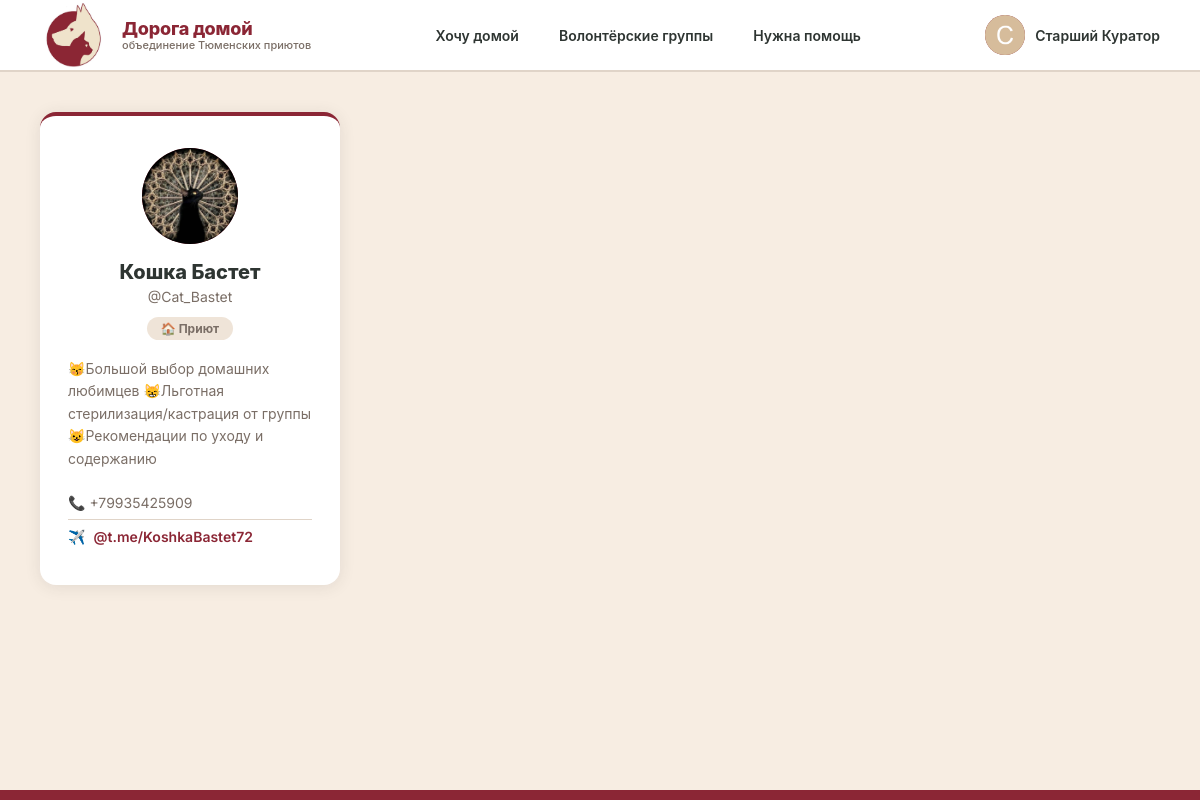
The app's page /users/2/ (signed in) with its own data.
### users/models.py (models this page shows, shortened)
class User(AbstractUser):
    username = models.CharField(
        max_length=150,
        unique=True
    )
    ROLE_CHOICES = [
        ("user", "Население"),
        ("shelter", "Приют"),
    ]
    email = models.EmailField(
        verbose_name="Email",
        blank=True,
        null=True,
    )
    name = models.CharField(
        max_length=UserFieldLength.NAME,
        verbose_name="Имя",
    )
    surname = models.CharField(
        max_length=UserFieldLength.SURNAME,
        verbose_name="Фамилия",
    )
    avatar = models.ImageField(
        upload_to="avatars/",
        verbose_name="Аватарка",
        blank=True,
        null=True,
    )
    role = models.CharField(
        max_length=20,
        choices=ROLE_CHOICES,
        default="user"
    )
    phone = models.CharField(
        unique=True,
        max_length=UserFieldLength.PHONE,
        verbose_name="Телефон",
        blank=True,
        null=True,
    )
    vk = models.URLField(
        blank=True,
        verbose_name="Ссылка VK",
    )
    telegram = models.CharField(
        max_length=33,
        blank=True,
        verbose_name="Telegram",
    )
    about = models.TextField(
        blank=True,
        null=True,
        verbose_name="О себе",
    )
    favorites = models.ManyToManyField(
        "animals.Animal",
        related_name="interested_users",
        blank=True,
        verbose_name="Избранные животные",
    )
    USERNAME_FIELD = "username"
    REQUIRED_FIELDS = ["email", "name", "surname"]
    objects = UserManager()
    class Meta:
        verbose_name = "Пользователь"
        verbose_name_plural = "Пользователи"
        ordering = ["-date_joined"]

### users/views.py (the view)
# urls.py: path("<int:user_id>/", UserDetailView.as_view(), name="user_detail"),
class UserDetailView(DetailView):
    model = User
    template_name = "users/user-details.html"
    context_object_name = "profile_user"
    pk_url_kwarg = "user_id"

### users/templates/users/user-details.html (shortened to what this page needs)
{% extends "base.html" %}
{% block content %}
<div class="page">
  <div class="user-detail-layout">
    <div class="user-card">
      {% if profile_user.avatar %}
        <img class="avatar-circle" src="{{ profile_user.avatar.url }}" alt=""
             style="width:96px;height:96px;display:block;margin:0 auto 16px;" />
      {% else %}
        <div class="avatar-circle" style="width:96px;height:96px;font-size:38px;display:flex;margin:0 auto 16px;">
          {{ profile_user.name|first|upper }}
        </div>
      {% endif %}
      <div class="user-card__name">
        {% if profile_user.name %}{{ profile_user.name }} {{ profile_user.surname }}{% else %}{{ profile_user.username }}{% endif %}
      </div>
      <div class="user-card__username">@{{ profile_user.username }}</div>
      <span class="user-card__role">
        {% if profile_user.role == 'shelter' %}🏠 Приют{% else %}👤 Пользователь{% endif %}
      </span>
      {% if profile_user.about %}
        <div class="user-card__about">{{ profile_user.about|linebreaksbr }}</div>
      {% endif %}
      <div class="user-card__contacts">
        {% if profile_user.phone %}
          <div class="contact-item">📞 {{ profile_user.phone }}</div>
        {% endif %}
        {% if profile_user.telegram %}
          <div class="contact-item">✈️ <a href="https://t.me/{{ profile_user.telegram }}">@{{ profile_user.telegram }}</a></div>
        {% endif %}
      </div>
    </div>
  </div>
</div>
{% endblock %}

### templates/base.html (shortened to what this page needs)
{% load static %}
<!DOCTYPE html>
<html lang="ru">
<head>
  <link rel="stylesheet" href="{% static 'css/style.css' %}" />
</head>
<body style="display:flex; flex-direction:column; min-height:100vh;">
<header class="header">
  <div class="header__inner">
    <a href="{% url 'home' %}" class="header__logo">
      <div class="header__logo-icon">
        <img src="{% static 'img/logo.jpg' %}">
      </div>
      <div class="header__logo-text">
        <div class="header__logo-title">
          Дорога домой
        </div>
        <div class="header__logo-sub">
          объединение Тюменских приютов
        </div>
      </div>
    </a>
    <nav class="header__nav">
      <a href="{% url 'animals:animal_list' %}" class="{% block nav_home %}{% endblock %}">Хочу домой</a>
      <a href="{% url 'users:group_list' %}" class="{% block nav_groups %}{% endblock %}">Волонтёрские группы</a>
      <a href="{% url 'events:event_list' %}" class="{% block nav_events %}{% endblock %}">Нужна помощь</a>
    </nav>
    <div class="header__user">
      {% if user.is_authenticated %}
        <a href="{% url 'users:user_detail' user.id %}" style="display:flex;align-items:center;gap:10px;">
          {% if user.avatar %}
            <img class="avatar-circle" src="{{ user.avatar.url }}" alt="{{ user.username }}" style="width:40px;height:40px;" />
          {% else %}
            <div class="avatar-circle" style="width:40px;height:40px;font-size:15px;">{{ user.name|first|upper }}</div>
          {% endif %}
          <span class="header__user-name">
            {% if user.name and user.surname %}{{ user.name }} {{ user.surname }}{% else %}{{ user.username }}{% endif %}
          </span>
        </a>
      {% else %}
        <div class="header__auth">
          <a href="{% url 'users:login' %}" class="ghost">Войти</a>
          <a href="{% url 'users:register' %}" class="cta">Регистрация</a>
        </div>
      {% endif %}
    </div>
  </div>
</header>
<main style="flex:1;">{% block content %}{% endblock %}</main>
<footer style="background:var(--red); height:10px; width:100%; flex-shrink:0;"></footer>
</body>
</html>

### static/css/style.css (style rules this page uses)
*, *::before, *::after { box-sizing: border-box; margin: 0; padding: 0; }
:root { --red: #8b2635; --red-dark:#6e1e29; --red-light:#b83347; --dark: #2e3532; --dark2: #1e2420; --cream: #f7ede2; --cream2: #efe4d8; --white: #ffffff; --muted: #7a6e66; --border: #e0d4c8; --shadow: 0 2px 16px rgba(46,53,50,.10); --shadow-h:0 6px 28px rgba(46,53,50,.18); --r: 16px; --r-sm: 10px; --r-pill: 50px; }
html { font-size: 16px; scroll-behavior: smooth; }
body { font-family: 'Inter', -apple-system, BlinkMacSystemFont, sans-serif; background: var(--cream); color: var(--dark); min-height: 100vh; }
a { text-decoration: none; color: inherit; }
img { max-width: 100%; display: block; }
.header { position: sticky; top: 0; z-index: 100; background: var(--white); border-bottom: 2px solid var(--border); height: 72px; display: flex; align-items: center; padding: 0 40px; }
.header__inner { width: 100%; max-width: 1400px; margin: 0 auto; display: flex; align-items: center; justify-content: space-between; gap: 24px; }
.header__logo { display: flex; align-items: center; gap: 12px; flex-shrink: 0; }
.header__logo-icon { width: 70px; height: 70px; background: var(--red); border-radius: 50%; display: flex; align-items: center; justify-content: center; overflow: hidden; flex-shrink: 0; }
.header__logo-icon { width: 70px; height: 70px; border-radius: 50%; overflow: hidden; display: flex; align-items: center; justify-content: center; background: transparent; flex-shrink: 0; }
.header__logo-icon img { width: 100%; height: 100%; object-fit: cover; display: block; }
.header__logo-text { line-height: 1.2; }
.header__logo-title { font-size: 18px; font-weight: 800; color: var(--red); letter-spacing: -.01em; }
.header__logo-sub { font-size: 11px; color: var(--muted); font-weight: 500; }
.header__nav { display: flex; align-items: center; gap: 4px; }
.header__nav a { padding: 8px 18px; font-size: 14px; font-weight: 600; color: var(--dark); border-radius: var(--r-pill); transition: background .15s, color .15s; white-space: nowrap; position: relative; }
.header__nav a::after { content: ''; position: absolute; bottom: 4px; left: 18px; right: 18px; height: 2px; background: var(--red); transform: scaleX(0); transition: transform .2s; }
.header__user { display: flex; align-items: center; gap: 10px; flex-shrink: 0; }
.avatar-circle { width: 40px; height: 40px; border-radius: 50%; object-fit: cover; background: var(--red); color: var(--white); display: flex; align-items: center; justify-content: center; font-weight: 700; font-size: 15px; flex-shrink: 0; }
.header__user-name { font-size: 14px; font-weight: 600; }
.page { max-width: 1400px; margin: 0 auto; padding: 40px 40px; }
.header__logo-icon img { width: 100%; height: 100%; object-fit: cover; }
.contact-item { display: flex; align-items: center; gap: 8px; font-size: 14px; color: var(--muted); padding: 8px 0; border-bottom: 1px solid var(--border); }
.contact-item:last-child { border-bottom: none; }
.contact-item a { color: var(--red); font-weight: 600; }
.user-detail-layout { display: grid; grid-template-columns: 300px 1fr; gap: 28px; align-items: start; }
.user-card { background: var(--white); border-radius: var(--r); padding: 32px 28px; box-shadow: var(--shadow); text-align: center; border-top: 4px solid var(--red); }
.user-card .avatar-circle { width: 96px; height: 96px; font-size: 38px; margin: 0 auto 16px; }
.user-card img.avatar-circle { object-fit: cover; }
.user-card__name { font-size: 20px; font-weight: 800; margin-bottom: 4px; }
.user-card__username { font-size: 14px; color: var(--muted); margin-bottom: 12px; }
.user-card__role { display: inline-block; padding: 4px 14px; background: var(--cream2); border-radius: var(--r-pill); font-size: 12px; font-weight: 700; color: var(--muted); margin-bottom: 18px; }
.user-card__about { font-size: 14px; color: var(--muted); line-height: 1.6; text-align: left; margin-bottom: 16px; }
.user-card__contacts { text-align: left; }

### records on screen
User: avatar (picture), name "Старший", surname "Куратор"
User: avatar (picture), name "Кошка", surname "Бастет", username "Cat_Bastet", about "😽Большой выбор домашних любимцев 😸Льготная стерилизация/кастрация от группы 😺Рекомендации по уходу и содержанию", phone "+79935425909", telegram "t.me/KoshkaBastet72"
